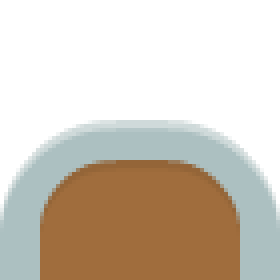
#> input picture projects/gogabox/assets/games/dario/tile_door_top.png, 70 x 70 px, given in place of bg_far.png, which was not available (shown 4 times larger)
$ python v031b_thumb.py
#> lines starting #> are read from the running program, lines starting #| are printed output that depends on the picture; pictures that were not available may be replaced by others from this repository, and a replacement may not be noted
#!/usr/bin/env python3
"""The CURSED DARIO thumbnail - recomposed to the NEW Pixel Adventure +
Sunny Land look: the forest, the continuous grass, Pink Man mid-run, a
spiked-out turtle, the ? crate and the ghost-witcher looming behind."""
from PIL import Image, ImageDraw

ART = "/home/z/my-project/gogabox/projects/gogabox/assets/games/dario"
OUT = "/home/z/my-project/gogabox/projects/gogabox/assets/thumbs/dario.png"
W, H = 960, 640

cv = Image.new("RGBA", (W, H), (0, 0, 0, 255))

# the forest sky + far layer tiled
far = Image.open(f"{ART}/bg_far.png").convert("RGBA")
#> far is the input picture: PIL image 70x70 RGBA; mean R, G, B, A 194.4, 184.7, 171.7, 127.7
fs = 6
far = far.resize((far.width * fs, far.height * fs), Image.NEAREST)
#> far: PIL image 420x420 RGBA
for x in range(0, W, far.width):
    cv.paste(far, (x, 0))
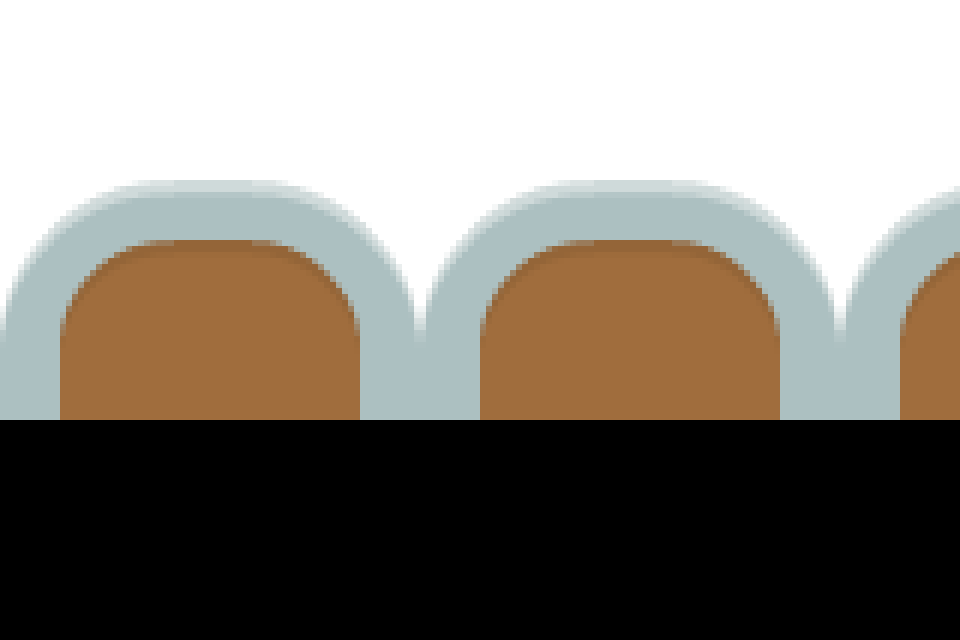
#> cv: PIL image 960x640 RGBA; mean R, G, B, A 127.1, 121.3, 113.2, 170.4; transparent parts drawn white
mid = Image.open(f"{ART}/bg_mid.png").convert("RGBA")
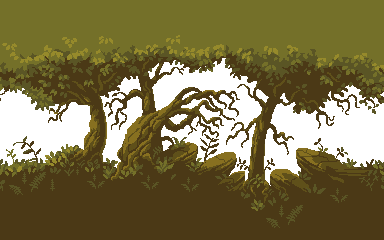
#> input picture projects/gogabox/assets/games/dario/bg_mid.png, 384 x 240 px, found by its file name
#> mid is the input picture: PIL image 384x240 RGBA; mean R, G, B, A 104.6, 92.3, 32.7, 203.6
ms = 5
mid = mid.resize((mid.width * ms, mid.height * ms), Image.NEAREST)
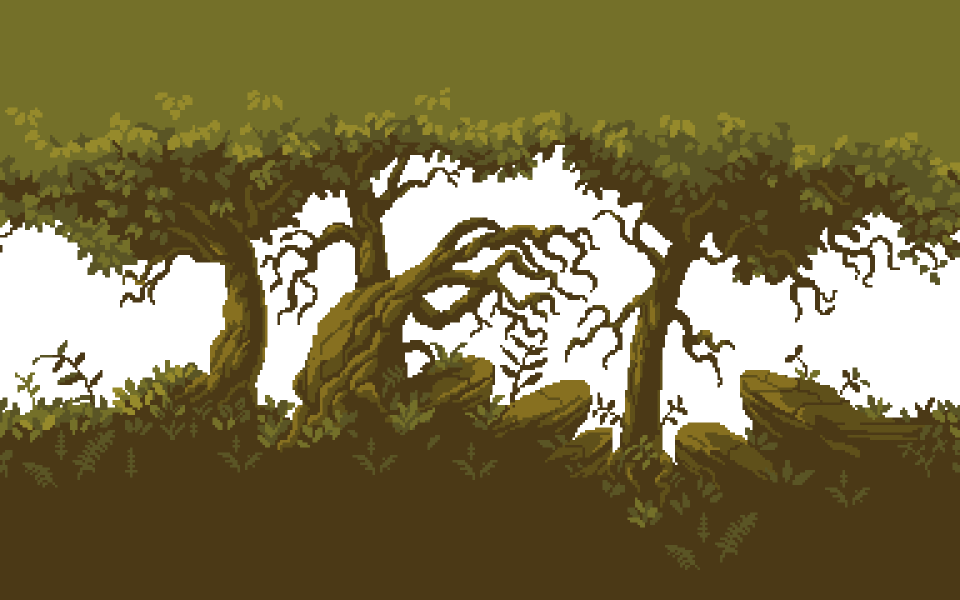
#> mid: PIL image 1920x1200 RGBA (shown at 1/2 size); mean R, G, B, A 104.6, 92.3, 32.7, 203.6; transparent parts drawn white
for x in range(0, W, mid.width):
    cv.alpha_composite(mid, (x, H - mid.height))
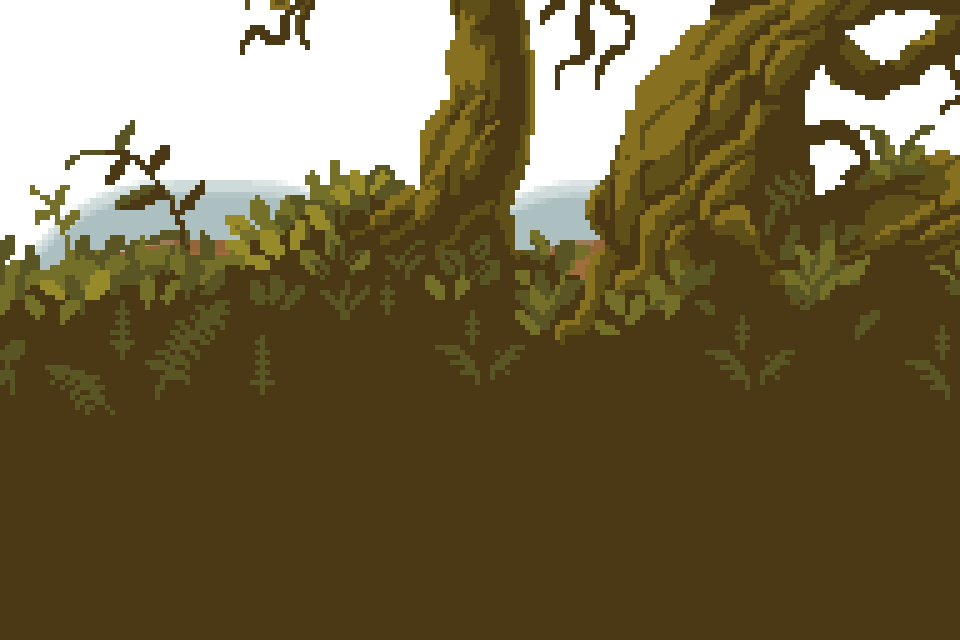
#> cv: PIL image 960x640 RGBA; mean R, G, B, A 113.6, 100.7, 68.1, 208.8; transparent parts drawn white

# the ground strip
grass = Image.open(f"{ART}/tile_grass.png").convert("RGBA")
dirt = Image.open(f"{ART}/tile_dirt.png").convert("RGBA")
for row in range(2):
    for x in range(0, W, 80):
        t = grass if row == 0 else dirt
        cv.alpha_composite(t, (x, H - 160 + row * 80))
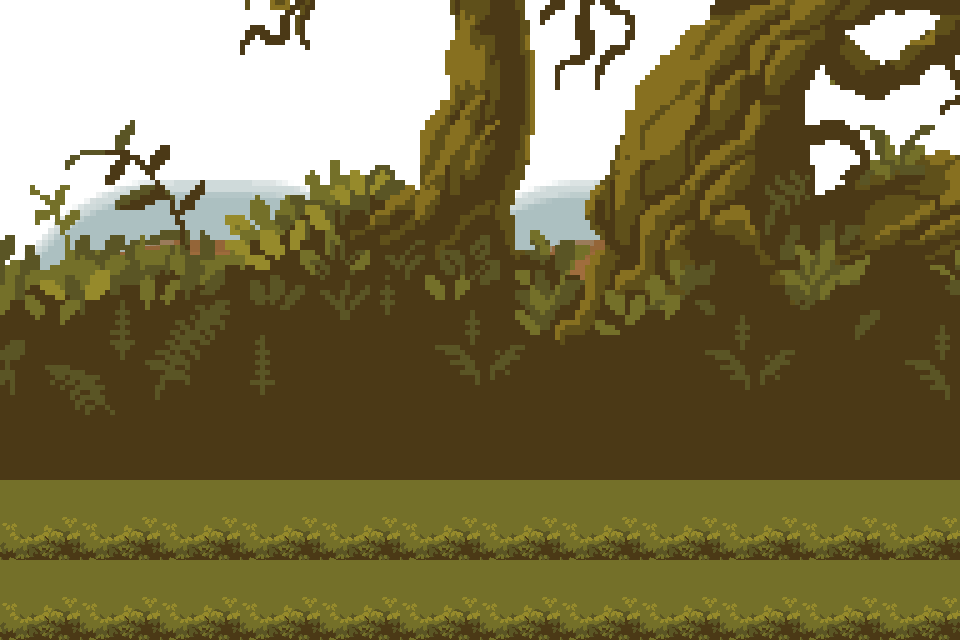
#> cv: PIL image 960x640 RGBA; mean R, G, B, A 122.8, 112.8, 72.3, 208.8; transparent parts drawn white

# the trophy
goal = Image.open(f"{ART}/tile_goal.png").convert("RGBA")
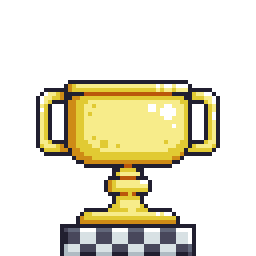
#> input picture archive/games_v042/assets/dario/tile_goal.png, 128 x 128 px, found by its file name (shown 2 times larger)
#> goal is the input picture: PIL image 128x128 RGBA; mean R, G, B, A 56.7, 51.9, 31.4, 82.3
cv.alpha_composite(goal, (W - 150, H - 160 - 128 + 24))

# the ? crate on a brick
#> (the run stopped early here; a loop or call above may not have finished)
